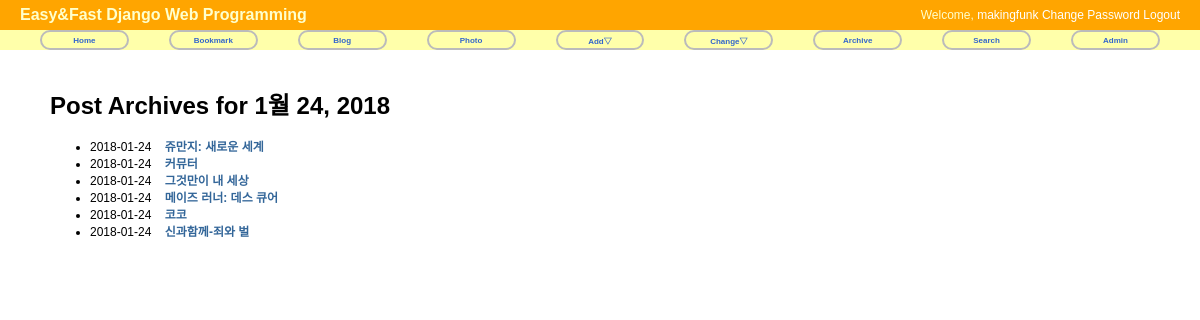
Page /blog/today/ on the committed database.
### blog/models.py (models this page shows, shortened)
class Post(models.Model):
    title = models.CharField('TITLE', max_length=50)
    slug = models.SlugField('SLUG', unique=True, allow_unicode=True, help_text='one word for title alias')
    description = models.CharField('DESCRIPTION', max_length=100, blank=True, help_text='simple description text')
    content = models.TextField('CONTENT')
    create_date = models.DateTimeField('Create Date', auto_now_add=True)
    modify_date = models.DateTimeField('Modify Date', auto_now=True)
    class Meta:
        verbose_name = 'post'
        verbose_name_plural = 'posts'
        db_table = 'my_post'
        ordering = ('-modify_date', )

### blog/views.py (the view)
# urls.py: path('today/', views.PostTAV.as_view(), name='post_today_archive'),
class PostTAV(TodayArchiveView):
    model = Post
    date_field = 'modify_date'

### blog/templates/blog/post_archive_day.html (shortened to what this page needs)
{% extends "base.html" %}
{% block content %}
<div id="content">
    <h1>Post Archives for {{ day|date:"N d, Y" }}</h1>
    <div>
        <ul>
            {% for post in object_list %}
            <li>{{ post.modify_date|date:"Y-m-d" }}&nbsp;&nbsp;&nbsp;
                <a href="{{ post.get_absolute_url }}"><strong>{{ post.title }}</strong></a></li>
            {% endfor %}
        </ul>
    </div>
</div>
{% endblock %}

### static/css/base.css (style rules this page uses)
body { font-family: "Lucida Grande", Verdana, Arial, sans-serif; font-size: 12px; }
div#content { position: absolute; top: 70px; left: 50px; right: 50px; }
a:link, a:visited { color: #369; text-decoration: none; }

### rows in the picture
Post: modify_date "2018-01-24", title "쥬만지: 새로운 세계"
Post: modify_date "2018-01-24", title "커뮤터"
Post: modify_date "2018-01-24", title "그것만이 내 세상"
Post: modify_date "2018-01-24", title "메이즈 러너: 데스 큐어"
Post: modify_date "2018-01-24", title "코코"
Post: modify_date "2018-01-24", title "신과함께-죄와 벌"

### other values in the picture
{{ day|date:"N d, Y" }} "1월 24, 2018"
